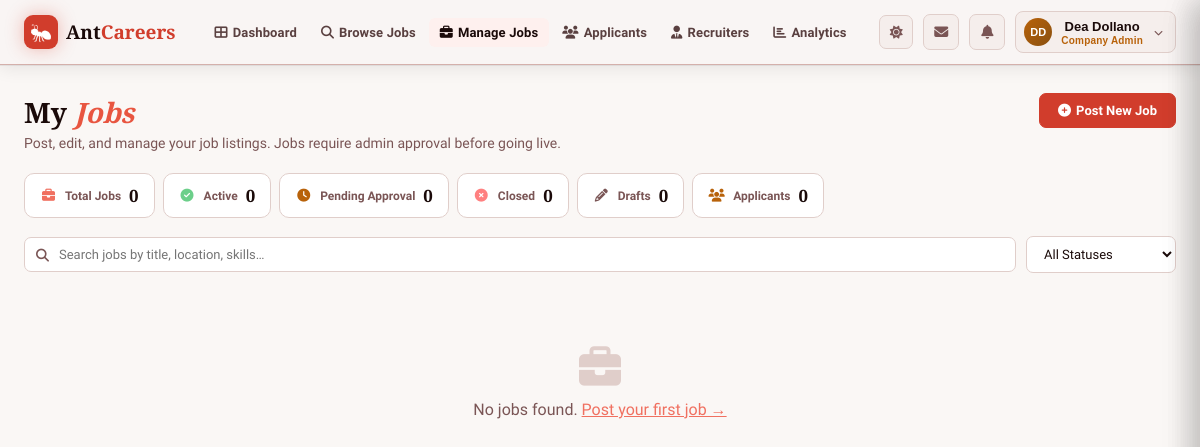
Before: /employer/employer_manageJobs.php (signed in) with the older database file.
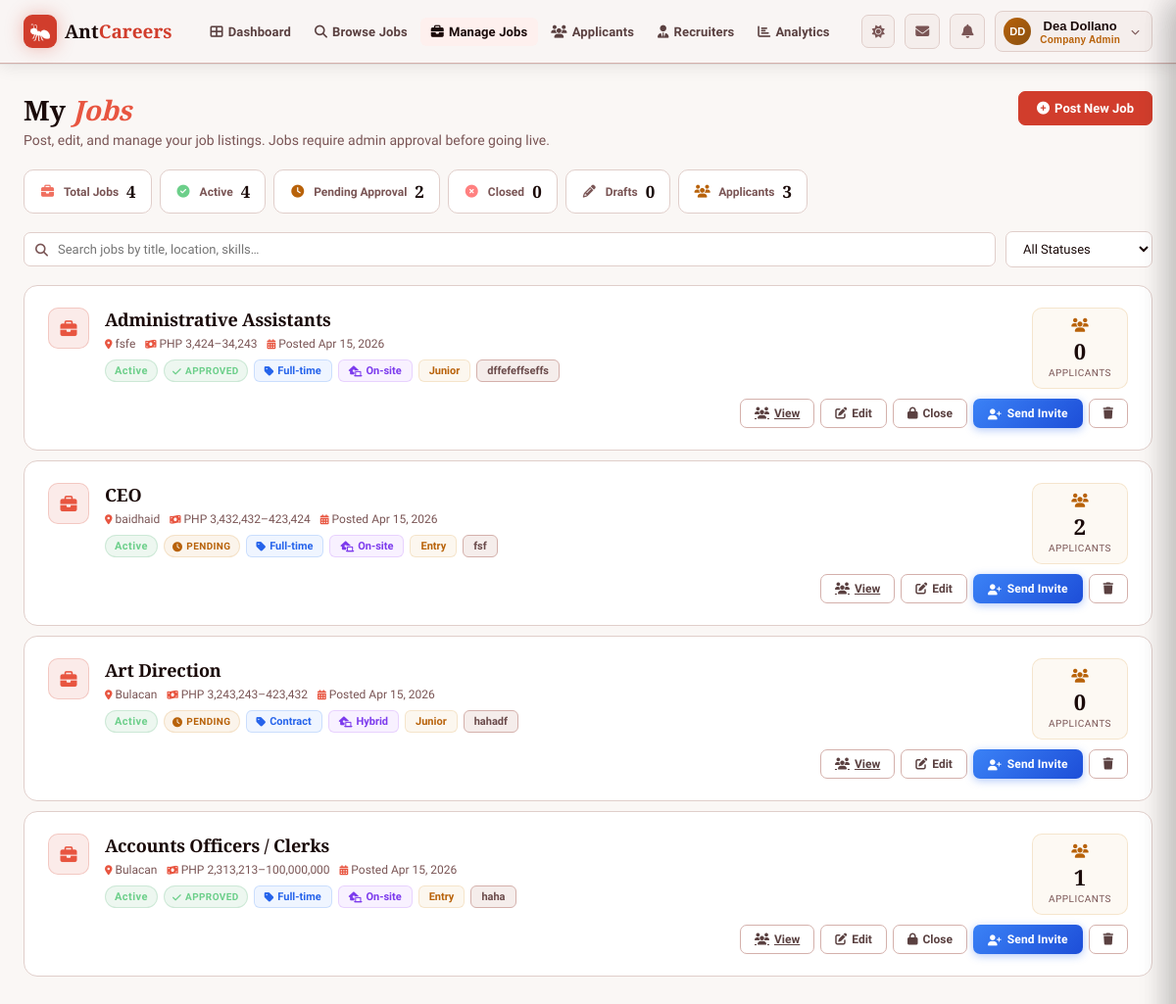
After: the same page with the newer database file.
### tables this page shows
CREATE TABLE `jobs` (
  `id` int(10) UNSIGNED NOT NULL,
  `employer_id` int(10) UNSIGNED NOT NULL,
  `recruiter_id` int(10) UNSIGNED DEFAULT NULL,
  `title` varchar(200) NOT NULL,
  `description` text DEFAULT NULL,
  `requirements` text DEFAULT NULL,
  `location` varchar(200) DEFAULT NULL,
  `job_type` enum('Full-time','Part-time','Contract','Freelance','Internship','Remote') NOT NULL DEFAULT 'Full-time',
  `setup` enum('On-site','Remote','Hybrid') NOT NULL DEFAULT 'On-site',
  `status` enum('Active','Closed','Draft') NOT NULL DEFAULT 'Active',
  `approval_status` enum('pending','approved','rejected') NOT NULL DEFAULT 'approved',
  `deadline` date DEFAULT NULL,
  `salary_min` decimal(10,2) DEFAULT NULL,
  `salary_max` decimal(10,2) DEFAULT NULL,
  `salary_currency` varchar(10) DEFAULT 'PHP',
  `industry` varchar(100) DEFAULT NULL,
  `experience_level` enum('Entry','Junior','Mid','Senior','Lead','Executive') DEFAULT NULL,
  `skills_required` text DEFAULT NULL,
  `created_at` datetime NOT NULL DEFAULT current_timestamp(),
  `updated_at` datetime NOT NULL DEFAULT current_timestamp() ON UPDATE current_timestamp()
);

### includes/auth.php (called while the page is built, shortened)
<?php
function getUser(): array
{
    $fullName  = trim((string)($_SESSION['user_name'] ?? 'User'));
    $nameParts = preg_split('/\s+/', $fullName) ?: [];
    $firstName = $nameParts[0] ?? 'User';
    $initials = count($nameParts) >= 2
        ? strtoupper(substr($nameParts[0], 0, 1) . substr($nameParts[1], 0, 1))
        : strtoupper(substr($firstName, 0, 2));
    $avatarUrl = (string)($_SESSION['avatar_url'] ?? '');
    return [
        'id'          => (int)($_SESSION['user_id']    ?? 0),
        'fullName'    => $fullName,
        'firstName'   => $firstName,
        'initials'    => $initials,
        'email'       => (string)($_SESSION['user_email']   ?? ''),
        'role'        => (string)($_SESSION['account_type'] ?? ''),
        'companyName' => (string)($_SESSION['company_name'] ?? ''),
        'avatarUrl'   => $avatarUrl,
    ];
}

### employer/employer_manageJobs.php (the view, shortened to what this page needs)
<?php
require_once dirname(__DIR__) . '/includes/auth.php';
$user        = getUser();
$fullName    = $user['fullName'];
$initials    = $user['initials'];
$navActive   = 'manage-jobs';
$db  = getDB();
$uid = (int)$_SESSION['user_id'];
$jobs   = [];
$counts = ['total' => 0, 'Active' => 0, 'Closed' => 0, 'pending' => 0, 'Draft' => 0];
try {
    $sc = $db->prepare("SELECT status, COUNT(*) AS c FROM jobs WHERE employer_id=? GROUP BY status");
    $sc->execute([$uid]);
    foreach ($sc->fetchAll(PDO::FETCH_ASSOC) as $r) {
        if (isset($counts[$r['status']])) $counts[$r['status']] = (int)$r['c'];
        $counts['total'] += (int)$r['c'];
    }
    $pc = $db->prepare("SELECT COUNT(*) FROM jobs WHERE employer_id=? AND approval_status='pending'");
    $pc->execute([$uid]);
    $counts['pending'] = (int)$pc->fetchColumn();
    $st = $db->prepare("
        SELECT j.*, COUNT(a.id) AS app_count
        FROM jobs j
        LEFT JOIN applications a ON a.job_id = j.id
        WHERE j.employer_id = ?
        GROUP BY j.id
        ORDER BY j.created_at DESC
    ");
    $st->execute([$uid]);
    $jobs = $st->fetchAll(PDO::FETCH_ASSOC);
} catch (Exception $e) {
    $dbErr = true;
    error_log('[AntCareers] employer_manageJobs fetch: ' . $e->getMessage());
}
?>
<!DOCTYPE html>
<html lang="en">
<head>
  <link rel="stylesheet" href="https://cdnjs.cloudflare.com/ajax/libs/font-awesome/6.4.0/css/all.min.css">
</head>
<body>
<?php require_once dirname(__DIR__) . '/includes/navbar_employer.php'; ?>
<div class="page-shell anim">
  <div class="ph">
    <div>
      <h1 class="page-title">My <span>Jobs</span></h1>
      <p class="page-sub">Post, edit, and manage your job listings. Jobs require admin approval before going live.</p>
    </div>
    <button class="btn primary" onclick="openPost()" style="padding:9px 18px;font-size:13px;"><i class="fas fa-plus-circle"></i> Post New Job</button>
  </div>
  <div class="stats-row">
    <div class="stat-pill active" data-filter="all" onclick="filterJobs('all',this)">
      <i class="fas fa-briefcase sp-icon" style="color:var(--red-pale)"></i>
      <span class="sp-label">Total Jobs</span>
      <span class="sp-count" id="cntTotal"><?= $counts['total'] ?></span>
    </div>
    <div class="stat-pill" data-filter="active" onclick="filterJobs('active',this)">
      <i class="fas fa-check-circle sp-icon" style="color:#6ccf8a"></i>
      <span class="sp-label">Active</span>
      <span class="sp-count" id="cntActive"><?= $counts['Active'] ?></span>
    </div>
    <div class="stat-pill" data-filter="pending" onclick="filterJobs('pending',this)">
      <i class="fas fa-clock sp-icon" style="color:var(--amber)"></i>
      <span class="sp-label">Pending Approval</span>
      <span class="sp-count" id="cntPending"><?= $counts['pending'] ?></span>
    </div>
    <div class="stat-pill" data-filter="closed" onclick="filterJobs('closed',this)">
      <i class="fas fa-times-circle sp-icon" style="color:#ff8080"></i>
      <span class="sp-label">Closed</span>
      <span class="sp-count" id="cntClosed"><?= $counts['Closed'] ?></span>
    </div>
    <div class="stat-pill" data-filter="draft" onclick="filterJobs('draft',this)">
      <i class="fas fa-pencil-alt sp-icon" style="color:var(--text-muted)"></i>
      <span class="sp-label">Drafts</span>
      <span class="sp-count" id="cntDraft"><?= $counts['Draft'] ?></span>
    </div>
    <div class="stat-pill" style="cursor:default;">
      <i class="fas fa-users sp-icon" style="color:var(--amber)"></i>
      <span class="sp-label">Applicants</span>
      <span class="sp-count"><?= array_sum(array_column($jobs, 'app_count')) ?></span>
    </div>
  </div>
  <div class="filter-toolbar">
    <div class="search-wrap">
      <i class="fas fa-search"></i>
      <input type="text" id="searchInput" placeholder="Search jobs by title, location, skills…" oninput="applyFilters()">
    </div>
    <select id="statusFilter" onchange="applyFilters()">
      <option value="all">All Statuses</option>
    </select>
  </div>
  <div class="job-list" id="jobList">
  <?php if (empty($jobs)): ?>
    <div class="empty" id="emptyState"><i class="fas fa-briefcase"></i><p>No jobs found. <a href="#" onclick="openPost();return false;" style="color:var(--red-pale)">Post your first job →</a></p></div>
  <?php else: foreach ($jobs as $j):
    $sc  = strtolower($j['status']);
    $asc = strtolower($j['approval_status'] ?? 'pending');
    $sal  = '';
    if ($j['salary_min'] || $j['salary_max']) {
        $cur = $j['salary_currency'] ?? 'PHP';
        $mn  = $j['salary_min'] ? number_format((float)$j['salary_min']) : '';
        $mx  = $j['salary_max'] ? number_format((float)$j['salary_max']) : '';
        $sal  = $mn && $mx ? "{$cur} {$mn}–{$mx}" : ($mn ? "{$cur} {$mn}+" : "{$cur} up to {$mx}");
    }
    $pd = date('M j, Y', strtotime($j['created_at']));
  ?>
  <div class="job-card"
       id="jc-<?= $j['id'] ?>"
       data-title="<?= htmlspecialchars(strtolower($j['title']), ENT_QUOTES) ?>"
       data-location="<?= htmlspecialchars(strtolower($j['location'] ?? ''), ENT_QUOTES) ?>"
       data-skills="<?= htmlspecialchars(strtolower($j['skills_required'] ?? ''), ENT_QUOTES) ?>"
       data-status="<?= $sc ?>"
       data-approval="<?= $asc ?>">
    <div class="job-icon"><i class="fas fa-briefcase"></i></div>
    <div class="job-body">
      <div class="job-title"><?= htmlspecialchars($j['title']) ?></div>
      <div class="job-meta">
        <?php if ($j['location']): ?><span><i class="fas fa-map-marker-alt"></i> <?= htmlspecialchars($j['location']) ?></span><?php endif; ?>
        <?php if ($sal): ?><span><i class="fas fa-money-bill-wave"></i> <?= htmlspecialchars($sal) ?></span><?php endif; ?>
        <span><i class="fas fa-calendar-alt"></i> Posted <?= $pd ?></span>
      </div>
      <div class="chips">
        <span class="sbadge <?= $sc ?>"><?= htmlspecialchars($j['status']) ?></span>
        <span class="abadge <?= $asc ?>"><i class="fas fa-<?= $asc === 'approved' ? 'check' : ($asc === 'rejected' ? 'times' : 'clock') ?>"></i> <?= ucfirst($asc) ?></span>
        <span class="chip chip-type"><i class="fas fa-tag"></i> <?= htmlspecialchars($j['job_type']) ?></span>
        <span class="chip chip-setup"><i class="fas fa-laptop-house"></i> <?= htmlspecialchars($j['setup']) ?></span>
        <?php if ($j['experience_level']): ?><span class="chip chip-level"><?= htmlspecialchars($j['experience_level']) ?></span><?php endif; ?>
        <?php foreach (array_slice(explode(',', $j['skills_required'] ?? ''), 0, 3) as $sk): if (trim($sk)): ?><span class="chip"><?= htmlspecialchars(trim($sk)) ?></span><?php endif; endforeach; ?>
      </div>
    </div>
    <div class="job-right">
      <div class="app-badge">
        <i class="fas fa-users"></i>
        <div class="app-count"><?= (int)$j['app_count'] ?></div>
        <div class="app-count-lbl">Applicants</div>
      </div>
      <div class="job-actions">
        <a href="employer_applicants.php?job_id=<?= $j['id'] ?>" class="btn grn"><i class="fas fa-users"></i> View</a>
        <button class="btn" onclick="editJob(<?= $j['id'] ?>)"><i class="fas fa-edit"></i> Edit</button>
        <?php if ($asc === 'approved'): ?>
        <button class="btn <?= $j['status'] === 'Active' ? 'red' : 'grn' ?>" onclick="toggleStatus(<?= $j['id'] ?>,'<?= $j['status'] ?>')" id="tbtn-<?= $j['id'] ?>">
          <?= $j['status'] === 'Active' ? '<i class="fas fa-lock"></i> Close' : '<i class="fas fa-lock-open"></i> Open' ?>
        </button>
        <?php endif; ?>
        <?php if ($sc === 'active'): ?>
        <button class="btn-send-invite" onclick="openInvite(<?= $j['id'] ?>,'<?= htmlspecialchars($j['title'], ENT_QUOTES) ?>')"><i class="fas fa-user-plus"></i> Send Invite</button>
        <?php endif; ?>
        <button class="btn red" onclick="confirmDel(<?= $j['id'] ?>,'<?= htmlspecialchars($j['title'], ENT_QUOTES) ?>')"><i class="fas fa-trash"></i></button>
      </div>
    </div>
  </div>
  <?php endforeach; endif; ?>
  </div>
</div>
</body>
</html>

### includes/navbar_employer.php (shortened to what this page needs)
<?php
$fullName    = $fullName    ?? 'Employer';
$initials    = $initials    ?? 'EM';
$navActive   = $navActive   ?? '';
$avatarUrl   = $avatarUrl   ?? '';
$navbarShowMessage    = $navbarShowMessage    ?? true;
$navbarShowNotif      = $navbarShowNotif      ?? true;
function navHref(string $page): string {
    return "window.location.href='" . $page . "?theme='+(document.body.classList.contains('light')?'light':'dark')";
}
?>
<nav class="navbar">
  <div class="nav-inner">
    <a class="logo" href="employer_dashboard.php">
      <div class="logo-icon"></div>
      <span class="logo-text">Ant<span>Careers</span></span>
    </a>
    <div class="nav-links">
      <a class="nav-link <?= $navActive==='dashboard'?'active':'' ?>"
         href="employer_dashboard.php">
        <i class="fas fa-th-large"></i> Dashboard
      </a>
      <a class="nav-link <?= $navActive==='browse'?'active':'' ?>"
         onclick="<?= navHref('../employer/employer_browseJobs.php') ?>">
        <i class="fas fa-search"></i> Browse Jobs
      </a>
      <a class="nav-link <?= $navActive==='manage-jobs'?'active':'' ?>"
         onclick="<?= navHref('../employer/employer_manageJobs.php') ?>">
        <i class="fas fa-briefcase"></i> Manage Jobs
      </a>
      <a class="nav-link <?= $navActive==='applicants'?'active':'' ?>"
         onclick="<?= navHref('../employer/employer_applicants.php') ?>">
        <i class="fas fa-users"></i> Applicants
      </a>
      <a class="nav-link <?= $navActive==='recruiters'?'active':'' ?>"
         onclick="<?= navHref('../employer/employer_manageRecruiters.php') ?>">
        <i class="fas fa-user-tie"></i> Recruiters
      </a>
      <a class="nav-link <?= $navActive==='analytics'?'active':'' ?>"
         href="employer_analytics.php">
        <i class="fas fa-chart-bar"></i> Analytics
      </a>
    </div>
    <div class="nav-right">
      <button class="theme-btn" id="themeToggle"><i class="fas fa-sun"></i></button>
      <?php if ($navbarShowMessage): ?>
      <button class="notif-btn-nav" id="navMsgBtn"
              onclick="if(typeof openMsgSidebar==='function'){openMsgSidebar();}else{this.classList.toggle('active');}">
        <i class="fas fa-envelope"></i>
      </button>
      <?php endif; ?>
      <?php if ($navbarShowNotif): ?>
      <button class="notif-btn-nav" id="navNotifBtn"
              onclick="if(typeof openNotifSidebar==='function'){openNotifSidebar();}else{this.classList.toggle('active');}">
        <i class="fas fa-bell"></i>
      </button>
      <?php endif; ?>
      <div class="profile-wrap" id="profileWrap">
        <button class="profile-btn" id="profileToggle">
          <div class="profile-avatar"><?php if (!empty($avatarUrl)): ?><img src="<?= htmlspecialchars($avatarUrl, ENT_QUOTES, 'UTF-8') ?>" alt="" style="width:100%;height:100%;object-fit:cover;border-radius:50%"><?php else: ?><?= htmlspecialchars($initials, ENT_QUOTES, 'UTF-8') ?><?php endif; ?></div>
          <div>
            <div class="profile-name"><?= htmlspecialchars($fullName, ENT_QUOTES, 'UTF-8') ?></div>
<?php
$_roleLabel = 'Company Admin';
?>
            <div class="profile-role"><?= htmlspecialchars($_roleLabel, ENT_QUOTES, 'UTF-8') ?></div>
          </div>
          <i class="fas fa-chevron-down profile-chevron"></i>
        </button>
      </div>
    </div>
  </div>
</nav>

### includes/navbar_employer.php (style rules this page uses)
body.light .navbar { background:rgba(249,245,244,0.97); border-bottom-color:#D4B0AB; box-shadow:0 1px 0 rgba(0,0,0,0.06),0 4px 16px rgba(0,0,0,0.08); }
body.light .logo-text { color:#1A0A09; }
body.light .logo-text span { color:var(--red-vivid); }
body.light .nav-link { color:#5A4040; }
body.light .nav-link:hover, body.light .nav-link.active { color:#1A0A09; background:#FEF0EE; }
body.light .theme-btn { background:#F5EEEC; border-color:#E0CECA; color:#7A5555; }
body.light .notif-btn-nav { background:#F5EEEC; border-color:#E0CECA; color:#7A5555; }
body.light .profile-btn { background:#F5EEEC; border-color:#E0CECA; }
body.light .profile-name { color:#1A0A09; }
body.light .profile-role { color:var(--amber); }

Changed rows visible on the page:
added jobs: title "Administrative Assistants", location "fsfe", sal "PHP 3,424–34,243", created_at "Apr 15, 2026", status "Active", approval_status "APPROVED", job_type "Full-time", setup "On-site", experience_level "Junior", skills_required "dffefeffseffs", app_count "0", shows "Close"
added jobs: title "CEO", location "baidhaid", sal "PHP 3,432,432–423,424", created_at "Apr 15, 2026", status "Active", approval_status "PENDING", job_type "Full-time", setup "On-site", experience_level "Entry", skills_required "fsf", app_count "2"
added jobs: title "Art Direction", location "Bulacan", sal "PHP 3,243,243–423,432", created_at "Apr 15, 2026", status "Active", approval_status "PENDING", job_type "Contract", setup "Hybrid", experience_level "Junior", skills_required "hahadf", app_count "0"
added jobs: title "Accounts Officers / Clerks", location "Bulacan", sal "PHP 2,313,213–100,000,000", created_at "Apr 15, 2026", status "Active", approval_status "APPROVED", job_type "Full-time", setup "On-site", experience_level "Entry", skills_required "haha", app_count "1", shows "Close"
Other visible differences:
$counts['total']: "0" → "4"
$counts['Active']: "0" → "4"
$counts['pending']: "0" → "2"
array_sum(array_column($jobs, 'app_count')): "0" → "3"
text no longer shown: "No jobs found. Post your first job →"
